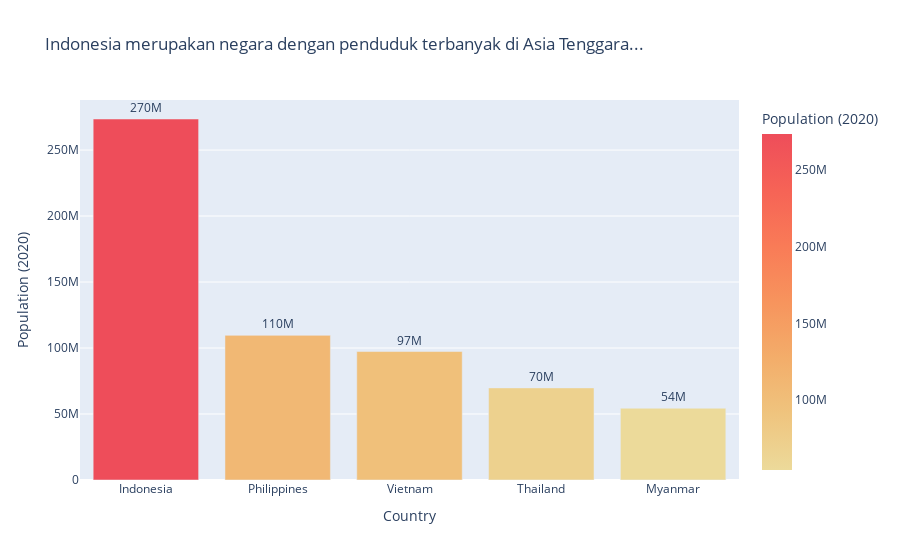

Notebook code cell kept with this figure:
### Markdown cell above
Menurut data <a href="https://ourworldindata.org/co2/country/indonesia">Our World In Data</a>, industri penghasil gas emisi terbesar di Indonesia berasal dari industri yang memproduksi energi yang berbahan dasar fosil, dimana biasanya industri ini menghasilkan produk seperti listrik dan bensin. Menurut grafik di atas dapat terlihat bahwa emisi Co2 banyak dihasilkan oleh sumber-sumber yang banyak ditemukan pada industri pembuatan energi.

<img src="https://images.theconversation.com/files/233637/original/file-20180827-149478-1ds0tso.jpg?ixlib=rb-1.1.0&q=45&auto=format&w=1200&h=900.0&fit=crop">

<blockquote>Hal ini berarti salah satu faktor yang dapat mempercepat perubahan iklim dan pemanasan global di Indonesia penggunaan energi secara berlebihan atau penggunaan energi yang semakin meningkat.</blockquote> 
Untuk melihat hubungan perkembangan antara penggunaan energi dan emisi Co2, kami akan membuat sebuah plot yang membandingkan emisi yang dihasilkan dari tahun 2000 hingga 2016 dengan penggunaan energi listrik, dan kendaraan bermotor. Pemilihan data perbandingan ini didasari oleh data dan fakta bahwa Indonesia merupakan negara dengan jumlah penduduk paling banyak di Asia Tenggara dan semakin tinggi jumlah penduduk maka akan semakin tinggi juga penggunaan energi listrik, lalu kedudukan Indonesia di peringkat ketiga sebagai negara dengan penggunaan sepeda motor terbanyak setelah Amerika Serikat (AS) di peringkat pertama, dan Turki di peringkat kedua menurut <a href="https://www.worldatlas.com/articles/countries-that-ride-motorbikes.html">The World Atlas</a>.

### Code cell
fig = px.bar(populasi_data_ASEAN.head(),
            x="Country",
            y="Population (2020)",
            title="Indonesia merupakan negara dengan penduduk terbanyak di Asia Tenggara...",
            color="Population (2020)",
            color_continuous_scale=px.colors.sequential.Oryel,
            text_auto='.2s')
fig.update_traces(
    textposition="outside"
)
fig.show()

### Figure 1 — Plotly figure (JSON) as saved in the notebook; plotly's stock layout.template omitted (floating-point values rounded to 4 significant figures)
{"data": [{"alignmentgroup": "True", "hovertemplate": "Country=%{x}<br>Population (2020)=%{marker.color}<extra></extra>", "legendgroup": "", "marker": {"color": [273523615, 109581078, 97338579, 69799978, 54409800], "coloraxis": "coloraxis", "pattern": {"shape": ""}}, "name": "", "offsetgroup": "", "orientation": "v", "showlegend": false, "textposition": "outside", "texttemplate": "%{y:.2s}", "type": "bar", "x": ["Indonesia", "Philippines", "Vietnam", "Thailand", "Myanmar"], "xaxis": "x", "y": [273523615, 109581078, 97338579, 69799978, 54409800], "yaxis": "y"}], "layout": {"barmode": "relative", "coloraxis": {"colorbar": {"title": {"text": "Population (2020)"}}, "colorscale": [[0, "rgb(236, 218, 154)"], [0.1667, "rgb(239, 196, 126)"], [0.3333, "rgb(243, 173, 106)"], [0.5, "rgb(247, 148, 93)"], [0.6667, "rgb(249, 123, 87)"], [0.8333, "rgb(246, 99, 86)"], [1, "rgb(238, 77, 90)"]]}, "legend": {"tracegroupgap": 0}, "title": {"text": "Indonesia merupakan negara dengan penduduk terbanyak di Asia Tenggara..."}, "xaxis": {"anchor": "y", "domain": [0, 1], "title": {"text": "Country"}}, "yaxis": {"anchor": "x", "domain": [0, 1], "title": {"text": "Population (2020)"}}}}
